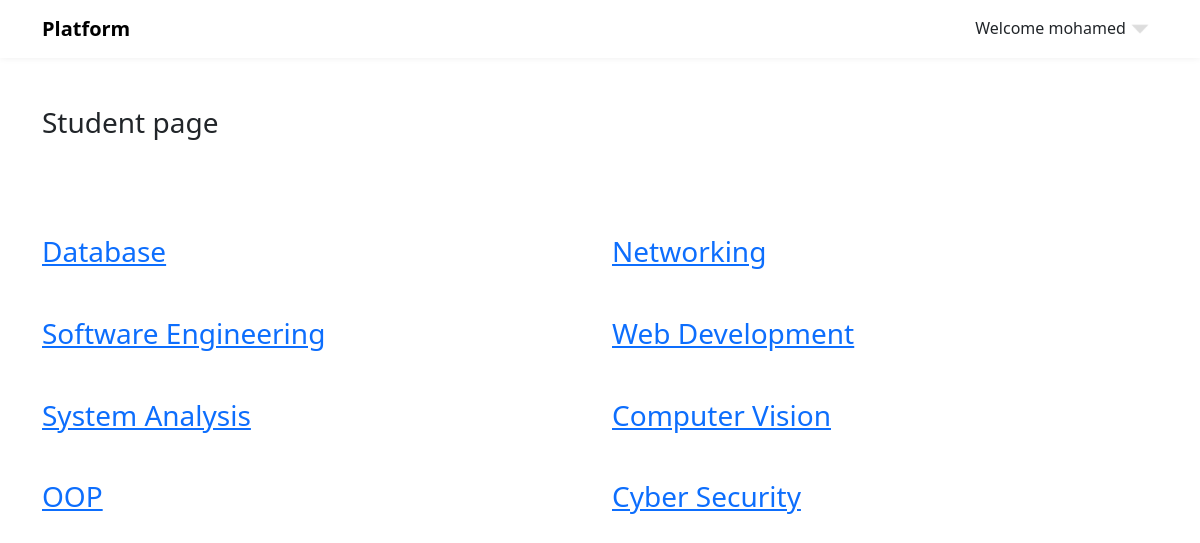
Screenshot of /student (signed in) with the database file from the repository.
### app.py (models this page shows)
class Student(db.Model):
    id = db.Column(db.Integer, primary_key=True, autoincrement=True)
    name = db.Column(db.String(120), nullable=False)
    email = db.Column(db.String(120), unique=True, nullable=False)
    password = db.Column(db.String(60), nullable=False)
    answers = db.relationship('StudentAnswers', backref='student', lazy=True)
    scores = db.relationship('Score', backref='student', lazy=True)

class Course(db.Model):
    id = db.Column(db.Integer, primary_key=True, autoincrement=True)
    name = db.Column(db.String(255), unique=True, nullable=False)
    doctor_id = db.Column(db.Integer, db.ForeignKey('doctor.id'))
    questions = db.relationship('Questions', backref='courses', lazy=True)
    scores = db.relationship('Score', backref='courses', lazy=True)

### app.py (the view)
@myapp.route("/student", methods=['GET', 'POST'])
def studentIndex():
    if 'user_id' not in session:
        return redirect(url_for('studentLogin'))
    activeindex = "active"
    with myapp.app_context():
        existing_student = Student.query.filter_by(id = session['user_id']).first()
        courses = Course.query.all()
    return render_template('student/student.html', title="Home Page", activeIndex=activeindex, session=session,courses=courses )

### templates/student/student.html (shortened to what this page needs)
{% extends 'base.html' %}
{% block link %}
<link rel="stylesheet" href="{{ url_for('static' , filename='css/student.css') }}">
{% endblock %}
{% block body %}
<div class="container">
    <h3 class="mt-5 mb-5">Student page</h3>
    <div class="row pt-5">
        {% if courses %}
            {%for course in courses%}
                <div class="col-md-6">
                    <h3 class="mb-5"><a href="{{url_for('course_details', course_id=course.id)}}"> {{ course.name }} </a></h3>
                </div>
            {% endfor %}
        {% endif %}
    </div>
</div>
{% endblock %}

### templates/base.html (shortened to what this page needs)
<!DOCTYPE html>
<html lang="en">
<head>
    <head>
        <link rel="stylesheet" href="{{ url_for('static' , filename='css/layout.css') }}">
        <link href="https://cdn.jsdelivr.net/npm/bootstrap@5.3.2/dist/css/bootstrap.min.css" rel="stylesheet"
>
        <link rel="stylesheet" href="{{ url_for('static' , filename='css/all.min.css') }}">
        <link rel="stylesheet" href="{{ url_for('static' , filename='css/normalize.css') }}">
        {% block link %}
        {% endblock %}
    </head>
</head>
<body>
    <nav class="navbar navbar-expand-lg p-2 bg-white">
        <div class="container">
            <a class="navbar-brand" href="#"><strong>Platform</strong></a>
            <div class="collapse navbar-collapse" id="navbarSupportedContent">
                {%if 'user_name' in session %}
                    <div class="p-2 m-0 user">
                        Welcome {{ session['user_name'] }}
                        <img class="arrow-dowm"
>
                    </div>
                {% endif %}
            </div>
        </div>
    </nav>
    {% block body %}
    {% endblock %}
</body>
</html>

### static/css/layout.css (style rules this page uses)
* { box-sizing: border-box; }
:root { --white-color: #FFFFFF; --primary-color: #f44749; --secondary-color: #f3af24; --section-bg-color: #F9F9F9; --dark-color: #000000; --title-color: #565758; --news-title-color: #292828; --p-color: #717275; --border-color: #eaeaea; --body-font-family: 'Montserrat', sans-serif; }
body { background: var(--white-color); font-family: var(--body-font-family); position: relative; }
nav { box-shadow: 0 0 7px 0 #eee; }
.user { cursor: pointer; position: relative; }
.user .arrow-dowm { width: 20px !important; margin-bottom: 4px; }

### rows the page displays
Student: user_name "mohamed"
Course: name "Database"
Course: name "Networking"
Course: name "Software Engineering"
Course: name "Web Development"
Course: name "System Analysis"
Course: name "Computer Vision"
Course: name "OOP"
Course: name "Cyber Security"
